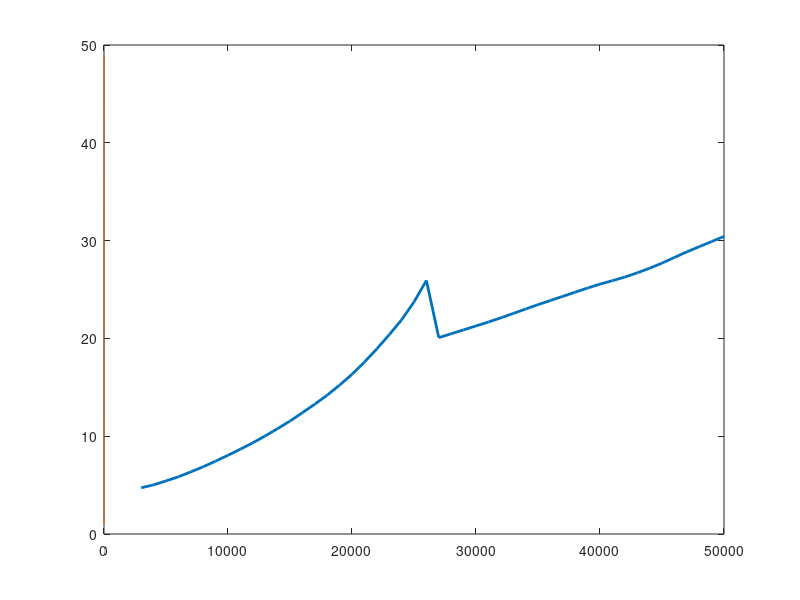

The MATLAB source for this figure: (Note: this script raises an error after producing the figure.)
%-----------------------------------------------------------------------
% to plot t_on as a function of h & Pe
%-------------------------------------------------------------------------

close all;
clear all;
clc;

load("Pe_vec.mat");
load("t_on_vec.mat");


hv=[0.1 0.2 0.3 0.4 0.5];

for i=1:size(hv,2)
labels{i}={sprintf('$h=%1.1f$', hv(1,i))};
end

for k=1:size(hv,2)
plot1(k)=plot(Pev,t_on(k,:),'LineWidth',2,'Marker','none',MarkerIndices=1:6:length(Pev));
hold on
end


set(plot1(1),'DisplayName','$h=0.1$','Marker','*','LineStyle','-.',...
    'Color',[0.0745098039215686 0.623529411764706 1]);
set(plot1(2),'DisplayName','$h=0.2$',...
    'Color',[0.00784313725490196 0.207843137254902 0.341176470588235]);
set(plot1(3),'DisplayName','$h=0.3$','Marker','o',...
    'Color',[0.988235294117647 0.435294117647059 0.196078431372549]);
set(plot1(4),'DisplayName','$h=0.4$','LineStyle','--',...
    'Color',[0.670588235294118 0.149019607843137 0.149019607843137]);
set(plot1(5),...
    'MarkerSize',6,...
    'DisplayName','$h=0.5$','LineWidth',2,...
    'Color',[0.470588235294118 0.811764705882353 0.0235294117647059]);
box(gca,'on');
grid(gca,'on');
hold(gca,'on');

% Set the remaining axes properties
set(gca,'FontSize',12,'FontWeight','bold','TitleFontWeight','normal');
ylabel('$t_{on}$','FontWeight','bold','FontSize',24,'Interpreter','latex');
xlabel('$Pe$','FontWeight','bold','FontSize',24,'Interpreter','latex');

% legend 
legend1 = legend(string(labels));
set(legend1,...
    'Position',[0.162712922421133 0.562037770553313 0.242845803233467 0.36244540443587],...
    'NumColumns',1,...
    'Interpreter','latex',...
    'FontSize',18);

set(gcf,'GraphicsSmoothing','on')
set(gcf,'Units','centimeters')
pos=get(gcf,'Position');
npos = pos +[0 0 0 1];
set(gcf,'Position',npos);

exportgraphics(gcf,'fig9a.jpg','Resolution',600)